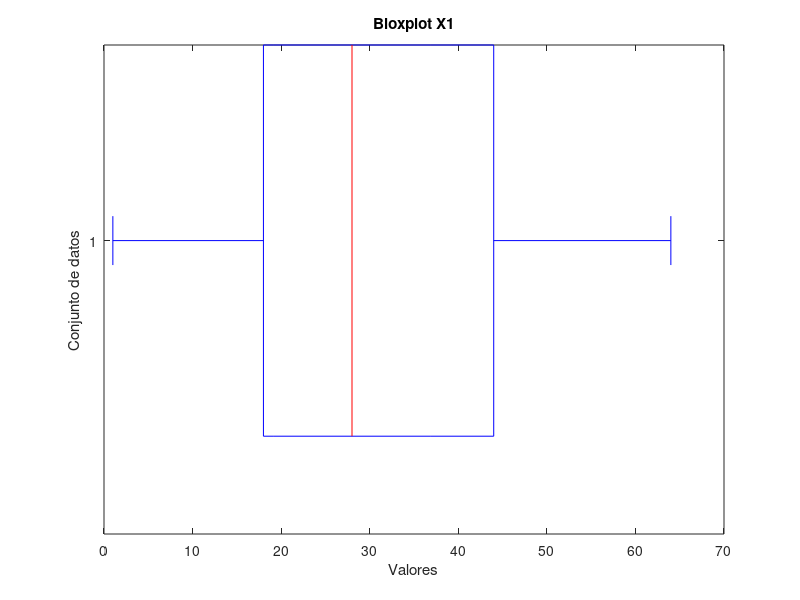

This figure's MATLAB source: (Note: this script raises an error after producing the figure.)
datos = [1,5,17,17,17,18,18,19,24,24,28,30,32,41,42,44,44,56,56,62,64];
fprintf('Q3 %.2f\n',quantile(datos,0.5));
fprintf('Q3 %.2f\n',mean(datos));

boxplot(datos, 'Orientation','horizontal');

xlabel('Valores');
ylabel('Conjunto de datos');
title('Bloxplot X1');

media = 2.333333333;
desviacion = 1.490711985;


y = normpdf(x,media,desviacion);
figure;
hold on;
plot(x, y, 'r', 'LineWidth', 2); % Campana de Gauss
grid on;